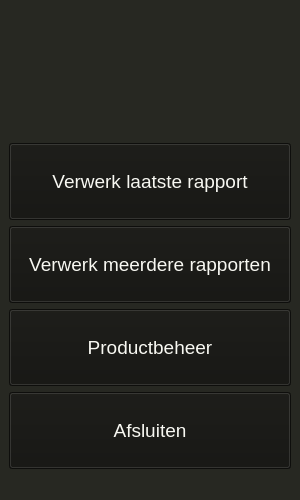
<?xml version="1.0" encoding="UTF-8"?>
<ui version="4.0">
 <class>MainWindow</class>
 <widget class="QMainWindow" name="MainWindow">
  <property name="geometry">
   <rect>
    <x>0</x>
    <y>0</y>
    <width>300</width>
    <height>500</height>
   </rect>
  </property>
  <property name="windowTitle">
   <string>GatManager</string>
  </property>
  <property name="windowIcon">
   <iconset resource="resource.qrc">
    <normaloff>:/icon.ico</normaloff>:/icon.ico</iconset>
  </property>
  <property name="styleSheet">
   <string notr="true">*{
	color: #f8f8f2;
	background: #272822;
}
QPushButton{
	background: #141411;
}
QLineEdit{
	background: #383830;
	border: 1px solid #595959;
}
QListView,
QTreeView{
	background: #383830;
}
QListView::item:selected,
QTreeView::item:selected{
    background: #141411;
}
QTreeView::item:selected:!active {
    color: white;
}
QHeaderView::section {
    background-color: qlineargradient(x1:0, y1:0, x2:0, y2:1,
                                      stop:0 #616161, stop: 0.5 #505050,
                                      stop: 0.6 #434343, stop:1 #656565);
}
QMenuBar{
	background: #383830;
}
QMenuBar::item{
	background-color: transparent;
}</string>
  </property>
  <widget class="QWidget" name="centralwidget">
   <layout class="QVBoxLayout" name="verticalLayout" stretch="0,1,1,1,1">
    <item>
     <layout class="QGridLayout" name="gridLayout">
      <item row="0" column="0">
       <widget class="QWidget" name="widget" native="true">
        <property name="sizePolicy">
         <sizepolicy hsizetype="Fixed" vsizetype="Fixed">
          <horstretch>0</horstretch>
          <verstretch>0</verstretch>
         </sizepolicy>
        </property>
        <property name="minimumSize">
         <size>
          <width>128</width>
          <height>128</height>
         </size>
        </property>
        <property name="styleSheet">
         <string notr="true">border-image: url(:icon.ico);</string>
        </property>
       </widget>
      </item>
     </layout>
    </item>
    <item>
     <widget class="QPushButton" name="exportButton">
      <property name="sizePolicy">
       <sizepolicy hsizetype="Minimum" vsizetype="Expanding">
        <horstretch>0</horstretch>
        <verstretch>0</verstretch>
       </sizepolicy>
      </property>
      <property name="font">
       <font>
        <pointsize>14</pointsize>
       </font>
      </property>
      <property name="text">
       <string>Verwerk laatste rapport</string>
      </property>
     </widget>
    </item>
    <item>
     <widget class="QPushButton" name="multiExportButton">
      <property name="sizePolicy">
       <sizepolicy hsizetype="Minimum" vsizetype="Expanding">
        <horstretch>0</horstretch>
        <verstretch>0</verstretch>
       </sizepolicy>
      </property>
      <property name="font">
       <font>
        <pointsize>14</pointsize>
       </font>
      </property>
      <property name="text">
       <string>Verwerk meerdere rapporten</string>
      </property>
     </widget>
    </item>
    <item>
     <widget class="QPushButton" name="manageProductsButton">
      <property name="sizePolicy">
       <sizepolicy hsizetype="Minimum" vsizetype="Expanding">
        <horstretch>0</horstretch>
        <verstretch>0</verstretch>
       </sizepolicy>
      </property>
      <property name="font">
       <font>
        <pointsize>14</pointsize>
       </font>
      </property>
      <property name="text">
       <string>Productbeheer</string>
      </property>
     </widget>
    </item>
    <item>
     <widget class="QPushButton" name="quitButton">
      <property name="sizePolicy">
       <sizepolicy hsizetype="Minimum" vsizetype="Expanding">
        <horstretch>0</horstretch>
        <verstretch>0</verstretch>
       </sizepolicy>
      </property>
      <property name="font">
       <font>
        <pointsize>14</pointsize>
       </font>
      </property>
      <property name="text">
       <string>Afsluiten</string>
      </property>
     </widget>
    </item>
   </layout>
  </widget>
  <widget class="QStatusBar" name="statusBar"/>
 </widget>
 <resources>
  <include location="resource.qrc"/>
 </resources>
 <connections/>
</ui>
